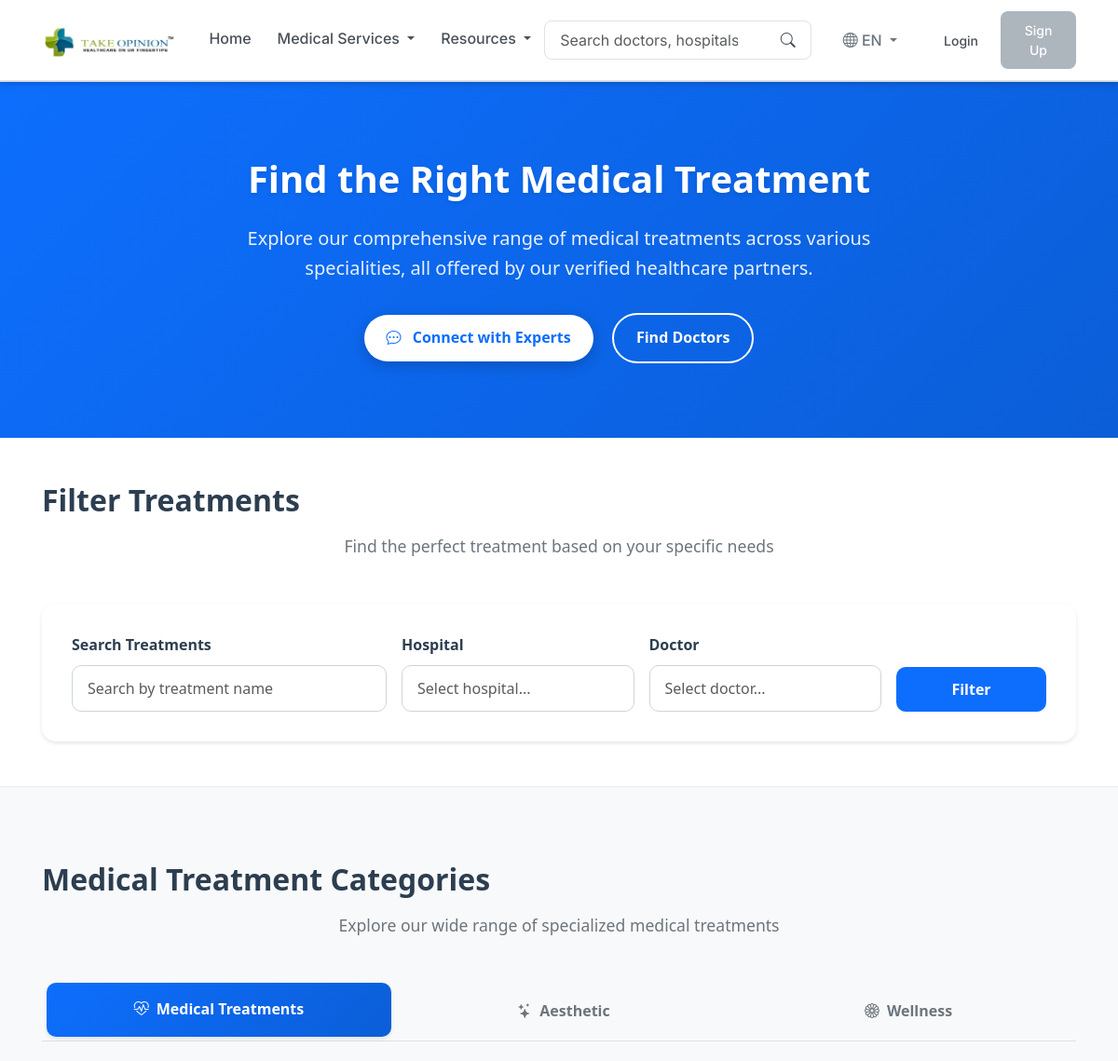
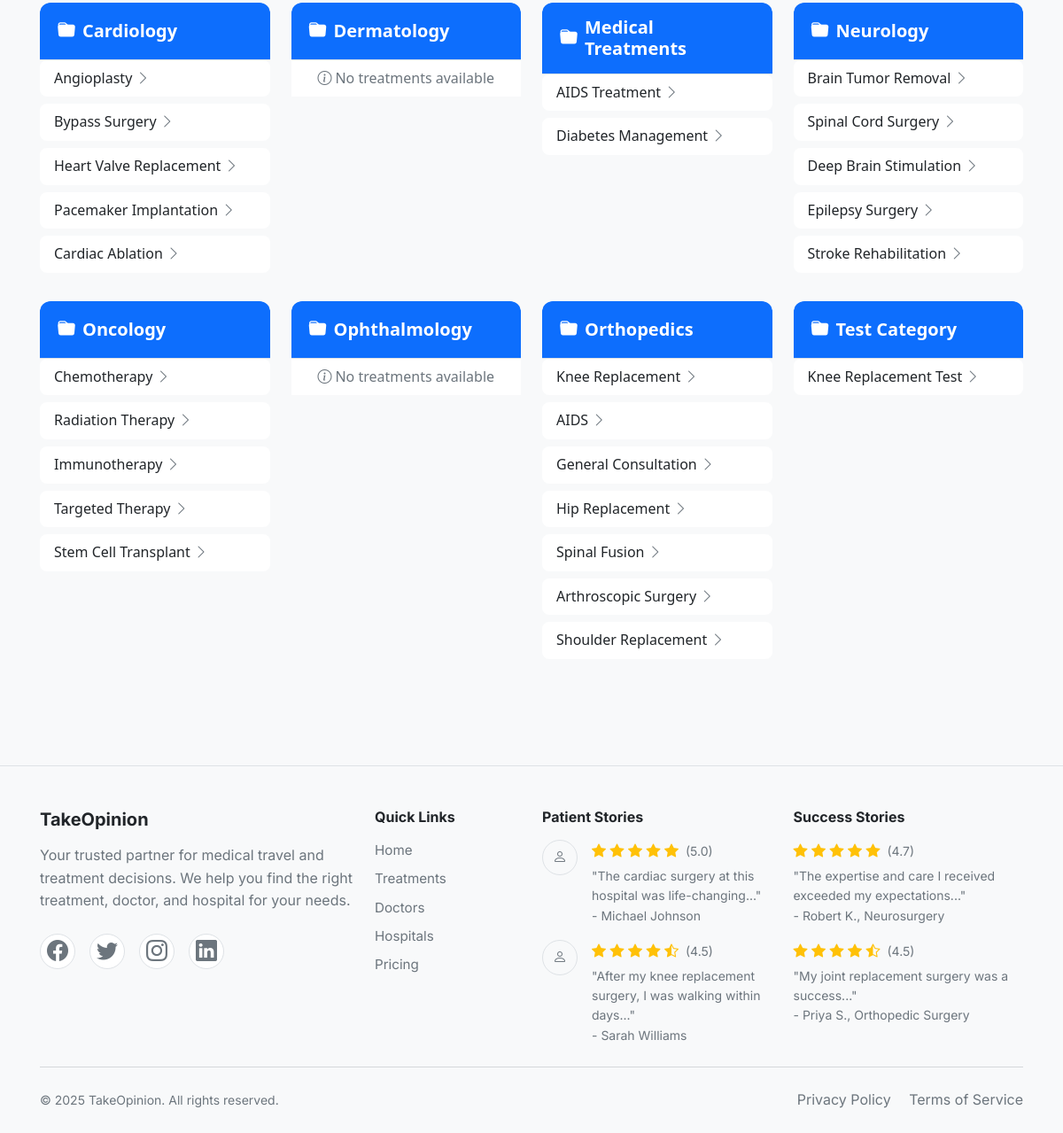
Screenshot of /treatments/ with the database file from the repository (2 pictures, top to bottom).
### treatments/models.py (models this page shows, shortened)
class TreatmentCategory(models.Model):
    TYPE_CHOICES = (
        ("medical", "Medical Treatments"),
        ("aesthetic", "Aesthetic"),
        ("wellness", "Wellness"),
    )
    name = models.CharField(max_length=200)
    slug = models.SlugField(unique=True, blank=True)
    type = models.CharField(max_length=20, choices=TYPE_CHOICES, default="medical")
    class Meta:
        verbose_name_plural = "Treatment Categories"

class Treatment(models.Model):
    name = models.CharField(max_length=200)
    slug = models.SlugField(unique=True, blank=True)
    description = models.TextField(blank=True)
    category = models.ForeignKey(TreatmentCategory, on_delete=models.CASCADE, related_name="treatments")
    duration = models.CharField(max_length=100, blank=True, default="5-7 days")
    anesthesia_type = models.CharField(max_length=100, blank=True, default="General")
    recovery_time = models.CharField(max_length=100, blank=True, default="2-3 weeks")
    procedure_details = models.TextField(blank=True, default="This treatment involves a comprehensive approach to address your medical condition with the latest techniques and technology. The procedure is performed by highly qualified specialists in state-of-the-art facilities.")
    preparation_guidelines = models.TextField(blank=True, default="Consult your doctor,Stop certain medications,Complete medical tests,Fast before procedure")
    aftercare_instructions = models.TextField(blank=True, default="Rest and recovery period,Medication schedule,Follow-up appointments,Activity restrictions")
    starting_price = models.DecimalField(max_digits=10, decimal_places=2, default=5000.00)
    review_count = models.PositiveIntegerField(default=120)  # type: ignore

### treatments/views.py (the view)
# urls.py: path("", views.treatments_home, name="treatments_home"),
def treatments_home(request: HttpRequest, category_slug: Optional[str] = None) -> HttpResponse:
    categories = TreatmentCategory.objects.all().order_by("type", "name")  # type: ignore
    search = request.GET.get('search', '')
    hospital = request.GET.get('hospital', '')
    doctor = request.GET.get('doctor', '')
    hospital_id = request.GET.get('hospital_id', '')  # Add hospital filter for related treatments
    doctor_id = request.GET.get('doctor_id', '')  # Add doctor filter for related treatments
    if category_slug:
        category = get_object_or_404(TreatmentCategory, slug=category_slug)
        treatments = Treatment.objects.filter(category=category).select_related('category')  # type: ignore
    else:
        treatments = Treatment.objects.select_related('category').all()  # type: ignore
    if search:
        treatments = treatments.filter(name__icontains=search)  # type: ignore
    if hospital:
        treatments = treatments.filter(hospitals__name__icontains=hospital)  # type: ignore
    if doctor:
        treatments = treatments.filter(doctors__name__icontains=doctor)  # type: ignore
    if hospital_id:
        treatments = treatments.filter(hospitals__id=hospital_id)  # type: ignore
    if doctor_id:
        treatments = treatments.filter(doctors__id=doctor_id)  # type: ignore
    if search or hospital or doctor or hospital_id or doctor_id:
        treatments = treatments.distinct()  # type: ignore
    return render(request, "treatments/home.html", {
        "categories": categories,
        "treatments": treatments,
        "selected_category": category_slug,
        "search_filter": search,
        "hospital_filter": hospital,
        "doctor_filter": doctor,
        "hospital_id_filter": hospital_id,
        "doctor_id_filter": doctor_id,
    })

### core/context_processors.py (called while the page is built)
def translation_context(request):
    language_code = request.session.get('django_language', settings.LANGUAGE_CODE.split('-')[0])
    translations = get_translations(language_code)
    return {
        'translations': translations,
        'current_language': language_code,
        'available_languages': settings.LANGUAGES,
    }

### core/translations.py (called while the page is built)
def get_translations(language_code):
    return TRANSLATIONS.get(language_code, TRANSLATIONS['en'])

### treatments/templates/treatments/home.html (shortened to what this page needs)
{% extends 'base.html' %} {% load static %} {% block content %}
<div class="treatment-page">
  <section class="hero-section" aria-labelledby="hero-heading">
    <div class="container hero-content">
      <h1 id="hero-heading" class="hero-title">Find the Right Medical Treatment</h1>
      <p class="hero-subtitle">
        Explore our comprehensive range of medical treatments across various
        specialities, all offered by our verified healthcare partners.
      </p>
      <div class="hero-buttons">
        <a href="/doctors/" class="btn-primary-large">
          <i class="bi bi-chat-dots me-2"></i> Connect with Experts
        </a>
        <a href="/doctors/" class="btn-secondary-large"> Find Doctors </a>
      </div>
    </div>
  </section>
  <section class="filter-section">
    <div class="container">
      <div class="section-header">
        <h2 class="section-title">Filter Treatments</h2>
        <p class="section-subtitle">Find the perfect treatment based on your specific needs</p>
      </div>
      <div class="card filter-card border-0 shadow-sm">
        <div class="card-body">
          <form id="treatment-filter-form" method="GET" class="filter-form">
            <div class="row g-3">
              <div class="col-md-4">
                <label class="form-label">Search Treatments</label>
                <input type="text" class="form-control" name="search" id="search-filter" value="{{ search_filter }}" placeholder="Search by treatment name">
              </div>
              <div class="col-md-3">
                <label class="form-label">Hospital</label>
                <div class="searchable-dropdown">
                  <input type="text" class="form-control searchable-dropdown-input" id="hospital-search-input" placeholder="Select hospital..." readonly>
                </div>
              </div>
              <div class="col-md-3">
                <label class="form-label">Doctor</label>
                <div class="searchable-dropdown">
                  <input type="text" class="form-control searchable-dropdown-input" id="doctor-search-input" placeholder="Select doctor..." readonly>
                </div>
              </div>
              <div class="col-md-2 d-flex align-items-end">
                <button type="submit" class="btn w-100">Filter</button>
              </div>
            </div>
          </form>
        </div>
      </div>
    </div>
  </section>
  <section class="multi-speciality-section" aria-labelledby="treatments-heading">
    <div class="container">
      <div class="section-header">
        <h2 id="treatments-heading" class="section-title">Medical Treatment Categories</h2>
        <p class="section-subtitle">
          Explore our wide range of specialized medical treatments
        </p>
      </div>
      <ul class="nav nav-tabs nav-justified mb-4" id="treatmentTabs" role="tablist">
        <li class="nav-item" role="presentation">
          <button class="nav-link active" data-bs-toggle="tab" data-bs-target="#medical" type="button" data-category="medical">
            <i class="bi bi-heart-pulse me-2"></i>Medical Treatments
          </button>
        </li>
        <li class="nav-item" role="presentation">
          <button class="nav-link" data-bs-toggle="tab" data-bs-target="#aesthetic" type="button" data-category="aesthetic">
            <i class="bi bi-stars me-2"></i>Aesthetic
          </button>
        </li>
        <li class="nav-item" role="presentation">
          <button class="nav-link" data-bs-toggle="tab" data-bs-target="#wellness" type="button" data-category="wellness">
            <i class="bi bi-flower1 me-2"></i>Wellness
          </button>
        </li>
      </ul>
      <div class="tab-content" id="treatmentsContainer">
        <div class="tab-pane fade show active" id="medical">
          <div class="treatments-grid" id="medicalTreatments">
            {% for c in categories %} {% if c.type == 'medical' %}
            <div class="treatment-category-card">
              <div class="card-header bg-primary text-white d-flex align-items-center">
                <i class="bi bi-folder-fill me-2"></i>
                <h5 class="card-title mb-0">{{ c.name }}</h5>
              </div>
              <div class="card-body p-0">
                <div class="list-group list-group-flush">
                  {% for t in c.treatments.all %}
                  <a href="/treatments/{{ t.slug }}/" class="list-group-item list-group-item-action treatment-item">
                    <span>{{ t.name }}</span>
                    <i class="bi bi-chevron-right text-muted"></i>
                  </a>
                  {% empty %}
                  <div class="list-group-item text-center text-muted">
                    <i class="bi bi-info-circle me-1"></i>No treatments available
                  </div>
                  {% endfor %}
                </div>
              </div>
            </div>
            {% endif %} {% endfor %}
          </div>
        </div>
      </div>
    </div>
  </section>
</div>
{% endblock %}

### static/css/main.css (style rules this page uses)
:root { --medical-red: #adb5bd; --medical-red-dark: #868e96; --medical-green: #adb5bd; --medical-green-dark: #868e96; --medical-blue: #adb5bd; --medical-blue-dark: #868e96; --medical-blue-light: #e9ecef; --turquoise: #adb5bd; --slate-blue: #adb5bd; --platinum: #e9ecef; --glacier: #e9ecef; --ice-blue: #f8f9fa; --white: #ffffff; --light-gray: #f8f9fa; --dark-gray: #495057; --border-color: #dee2e6; --shadow-color: rgba(0, 0, 0, 0.1); }
body { font-family: 'Inter', system-ui, -apple-system, sans-serif; color: var(--dark-gray); background-color: var(--white); line-height: 1.6; padding: 0; margin: 0; }
h1, h2, h3, h4, h5, h6 { font-weight: 700; color: var(--dark-gray); margin-bottom: 0.5rem; }
h1 { font-size: 2.5rem; }
h2 { font-size: 2rem; }
h5 { font-size: 1.25rem; }
p { margin-bottom: 1rem; color: var(--dark-gray); }
a { color: var(--medical-blue); text-decoration: none; }
.card { border-radius: 0.75rem; border: none; transition: all 0.3s ease; box-shadow: 0 0.125rem 0.25rem var(--shadow-color); }
.card-header { background-color: var(--white); border-bottom: 1px solid var(--border-color); font-weight: 600; padding: 1rem 1.25rem; border-radius: 0.75rem 0.75rem 0 0 !important; }
.card-body { padding: 1.25rem; }
.btn { border-radius: 0.5rem; font-weight: 500; padding: 0.625rem 1.125rem; transition: all 0.2s ease; border: none; }
.form-control, .form-select { border-radius: 0.5rem; border: 1px solid var(--border-color); padding: 0.75rem 1rem; background-color: var(--white); font-size: 1rem; }
.form-label { font-weight: 500; margin-bottom: 0.5rem; color: var(--dark-gray); }
.nav-link { font-weight: 500; color: var(--dark-gray); padding: 0.5rem 1rem; border-radius: 0.5rem; transition: all 0.2s ease; margin: 0 0.125rem; }
.nav-link.active { color: var(--medical-blue); background-color: rgba(13, 110, 253, 0.1); }
.nav-tabs .nav-link { border: 1px solid transparent; border-top-left-radius: 0.5rem; border-top-right-radius: 0.5rem; color: var(--dark-gray); font-weight: 500; }
.nav-tabs .nav-link.active { color: var(--medical-blue); background-color: var(--white); border-color: var(--border-color) var(--border-color) var(--white); }
.nav-tabs { border-bottom: 1px solid var(--border-color); }
.section-title { display: flex; align-items: center; gap: 0.75rem; margin-bottom: 1.5rem; }
.text-muted { color: #6c757d !important; }
.shadow-sm { box-shadow: 0 0.125rem 0.25rem var(--shadow-color) !important; }
.container, .container-fluid { padding-left: 15px; padding-right: 15px; }
.treatment-category-card { transition: all 0.3s ease; border-radius: 10px; overflow: hidden; }
.treatment-category-card .card-header { font-weight: 600; padding: 1rem 1.25rem; }
.treatment-category-card .card-header i { font-size: 1.25rem; }
.treatment-item { border-radius: 0.5rem !important; margin-bottom: 0.5rem; transition: all 0.2s ease; border: none !important; }
.nav-tabs .nav-link { font-weight: 500; padding: 1rem 1.5rem; border: none; border-radius: 0.5rem 0.5rem 0 0; color: var(--dark-gray); transition: all 0.2s ease; }
.nav-tabs .nav-link.active { background-color: #fff; color: var(--medical-blue); box-shadow: 0 0.125rem 0.25rem rgba(0, 0, 0, 0.1); border: none; }

### rows the page displays
TreatmentCategory: name "Cardiology"
Treatment: name "Angioplasty"
Treatment: name "Bypass Surgery"
Treatment: name "Heart Valve Replacement"
Treatment: name "Pacemaker Implantation"
Treatment: name "Cardiac Ablation"
TreatmentCategory: name "Dermatology"
TreatmentCategory: name "Medical Treatments"
Treatment: name "AIDS Treatment"
Treatment: name "Diabetes Management"
TreatmentCategory: name "Neurology"
Treatment: name "Brain Tumor Removal"
Treatment: name "Spinal Cord Surgery"
Treatment: name "Deep Brain Stimulation"
Treatment: name "Epilepsy Surgery"
Treatment: name "Stroke Rehabilitation"
TreatmentCategory: name "Oncology"
Treatment: name "Chemotherapy"
Treatment: name "Radiation Therapy"
Treatment: name "Immunotherapy"
Treatment: name "Targeted Therapy"
Treatment: name "Stem Cell Transplant"
TreatmentCategory: name "Ophthalmology"
TreatmentCategory: name "Orthopedics"
Treatment: name "Knee Replacement"
Treatment: name "AIDS"
Treatment: name "General Consultation"
Treatment: name "Hip Replacement"
Treatment: name "Spinal Fusion"
Treatment: name "Arthroscopic Surgery"
Treatment: name "Shoulder Replacement"
TreatmentCategory: name "Test Category"
Treatment: name "Knee Replacement Test"

### other values shown
{{ translations.home }} "Home"
{{ translations.medical_services }} "Medical Services"
{{ current_language|upper }} "EN"
{{ translations.login }} "Login"
{{ translations.sign_up }} "Sign Up"
{{ translations.quick_links }} "Quick Links"
{{ translations.treatments }} "Treatments"
{{ translations.doctors }} "Doctors"
{{ translations.hospitals }} "Hospitals"
{{ translations.pricing }} "Pricing"
{{ translations.patient_stories }} "Patient Stories"
